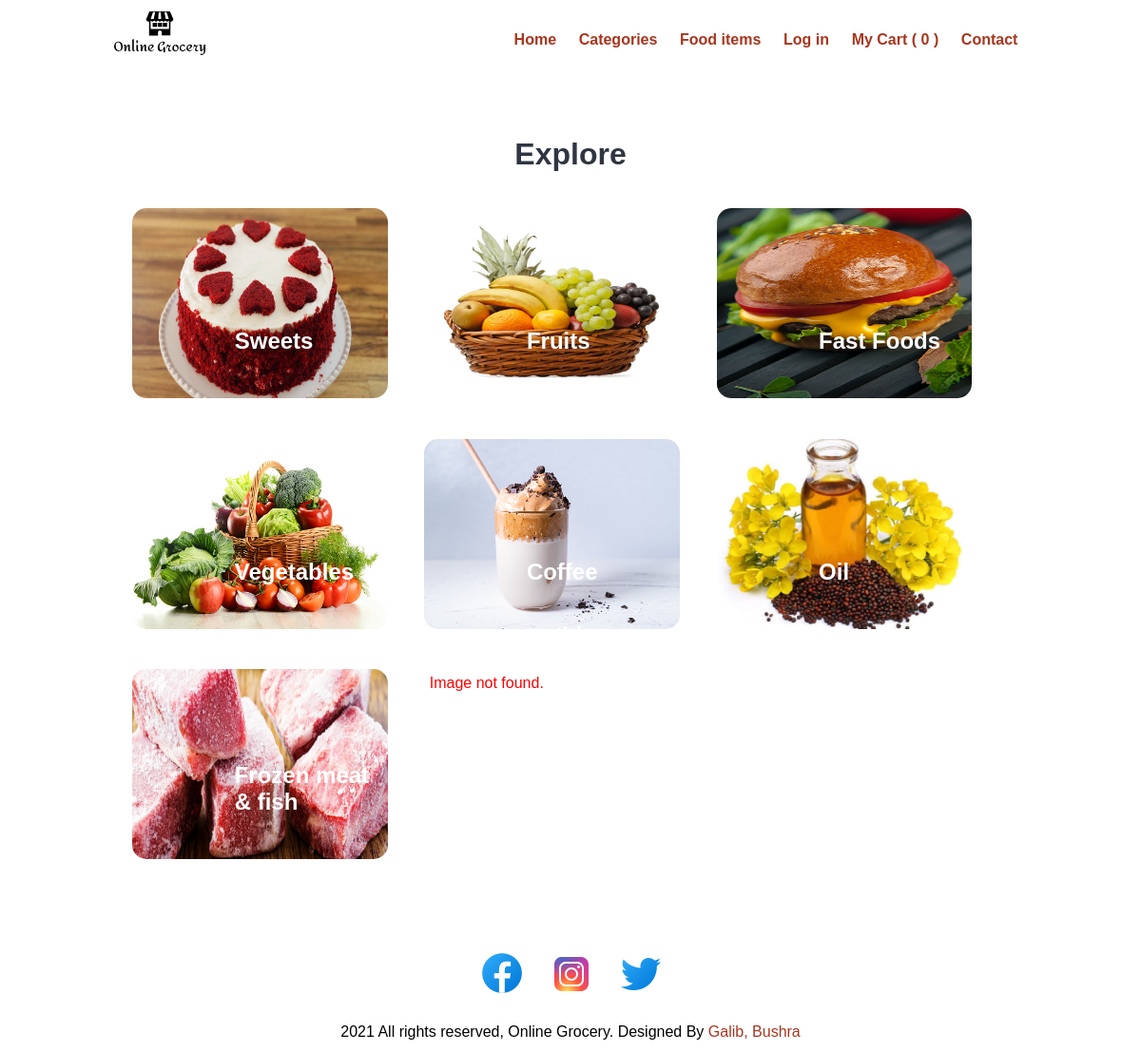
/categories.php, run on the app's committed database.
### tables this page shows
CREATE TABLE `tbl_category` (
  `id` int(10) UNSIGNED NOT NULL,
  `title` varchar(100) NOT NULL,
  `image_name` varchar(255) NOT NULL,
  `featured` varchar(10) NOT NULL,
  `active` varchar(10) NOT NULL
);

### categories.php (the view, shortened to what this page needs)
<?php include('partials-front/menu.php'); ?>
    <section class="categories">
        <div class="container">
            <h2 class="text-center">Explore</h2>
            <?php
                $sql = "SELECT * FROM tbl_category WHERE active='Yes'";
                $res = mysqli_query($conn, $sql);
                $count = mysqli_num_rows($res);
                if($count>0)
                {
                    while($row=mysqli_fetch_assoc($res))
                    {
                        $id = $row['id'];
                        $title = $row['title'];
                        $image_name = $row['image_name'];
                        ?>
                        <a href="<?php echo SITEURL; ?>category-foods.php?category_id=<?php echo $id; ?>">
                            <div class="box-3 float-container">
                                <?php
                                    if($image_name=="")
                                    {
                                        echo "<div class='error'>Image not found.</div>";
                                    }
                                    else
                                    {
                                        ?>
                                        <img src="<?php echo SITEURL; ?>images/category/<?php echo $image_name; ?>" alt="Pizza"
                                        class="img-responsive img-curve" height="200px" width="100px">
                                        <?php
                                    }
                                ?>
                                <h3 class="float-text text-white"><?php echo $title; ?></h3>
                            </div>
                        </a>
                        <?php
                    }
                }
                else
                {
                    echo "<div class='error'>Category not found.</div>";
                }
            ?>
        </div>
    </section>
    <?php include('partials-front/footer.php'); ?>

### css/style.css (style rules this page uses)
* { margin: 0 0; padding: 0 0; font-family: Arial, Helvetica, sans-serif; }
.container { width: 80%; margin: 0 auto; padding: 1%; }
.img-responsive { width: 100%; }
.img-curve { border-radius: 15px; }
.text-center { text-align: center; }
.text-white { color: white; }
a { color: #a8361e; text-decoration: none; }
h2 { color: #2f3542; font-size: 2rem; margin-bottom: 2%; }
h3 { font-size: 1.5rem; }
.float-container { position: relative; }
.float-text { position: absolute; bottom: 50px; left: 40%; }
.error { padding: 2%; color: red; }
.categories { padding: 4% 0; }
.box-3 { width: 28%; float: left; margin: 2%; }

### data on the page
tbl_category: image_name (picture), title "Sweets"
tbl_category: image_name (picture), title "Fruits"
tbl_category: image_name (picture), title "Fast Foods"
tbl_category: image_name (picture), title "Vegetables"
tbl_category: image_name (picture), title "Coffee"
tbl_category: image_name (picture), title "Oil"
tbl_category: image_name (picture), title "Frozen meat & fish"
tbl_category: image_name "Image not found."

### other printed values
$count "0"
